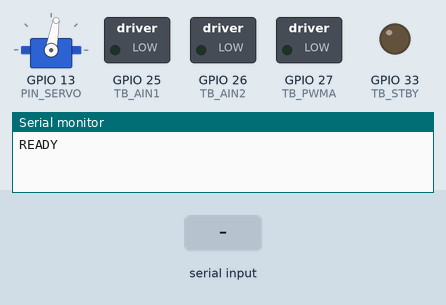
This sketch was run on a simulated ESP32. Parts: servo, switched loads named in the sketch (green lamp = pin HIGH), output pins drawn as LEDs (lit = HIGH), the last lines printed to the serial monitor. Inputs (shaded band) come from the test bench.

Above: at 1.4 s.
1.5 s: "LIFT_STOP\n" received over Serial
At 2.0 s:
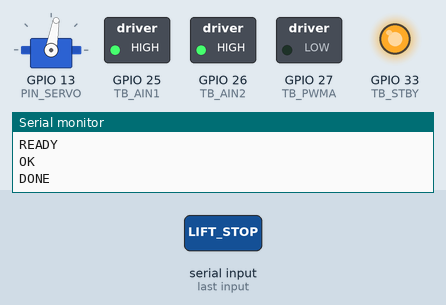
3.0 s: "LIFT_HOME\n" received over Serial
At 4.4 s:
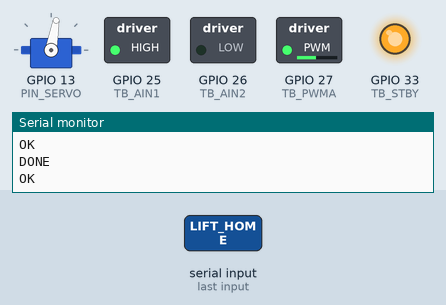
6.0 s: "FORKS_OPEN\n" received over Serial
At 6.7 s:
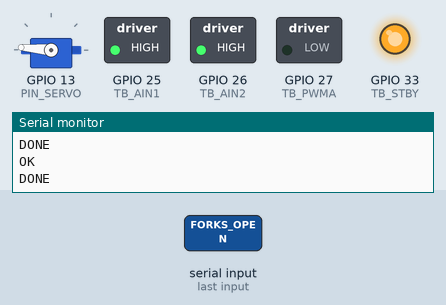
7.5 s: "LIFT_UP90\n" received over Serial
At 7.8 s:
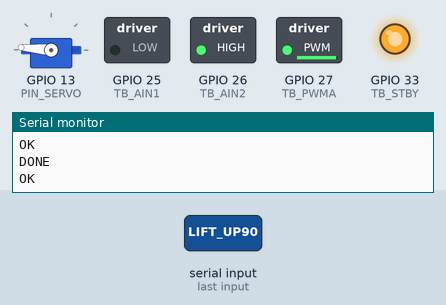
10.5 s: "LIFT_DOWN90\n" received over Serial
At 11.3 s:
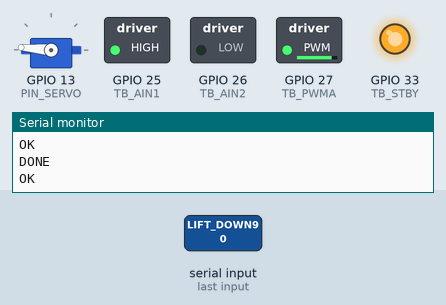
13.5 s: "ANGLE ,45\n" received over Serial
At 14.8 s:
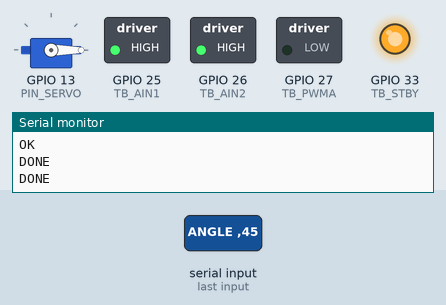
Timing chart, 0 to 16.0 s (numbered marks = the images above; inputs shaded):
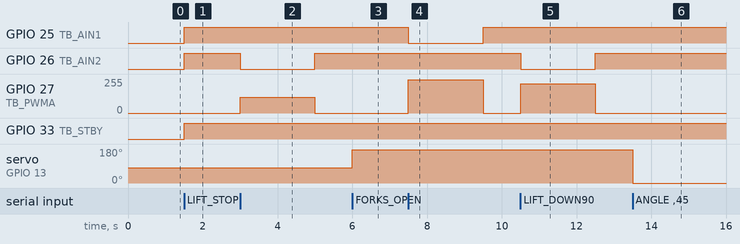

Measured:
- after the input at 1.5 s, GPIO 25 (TB_AIN1), GPIO 26 (TB_AIN2), GPIO 33 (TB_STBY): LOW → HIGH at once
- after the input at 3.0 s, GPIO 26 (TB_AIN2): HIGH → LOW at once, → HIGH 2.0 s later; GPIO 27 (TB_PWMA): 0/255 → 120/255 at once, → 0/255 2.0 s later
- after the input at 6.0 s, servo on GPIO 13 (PIN_SERVO): 80° → 175° at once
- after the input at 7.5 s, GPIO 25 (TB_AIN1): HIGH → LOW at once, → HIGH 2.0 s later; GPIO 27 (TB_PWMA): 0/255 → 249/255 at once, → 0/255 2.0 s later
- after the input at 10.5 s, GPIO 26 (TB_AIN2): HIGH → LOW at once, → HIGH 2.0 s later; GPIO 27 (TB_PWMA): 0/255 → 219/255 at once, → 0/255 2.0 s later
- after the input at 13.5 s, servo on GPIO 13 (PIN_SERVO): 175° → 0° at once

The sketch:

esp32_lift.ino
```cpp
/*
 * ============================================================
 *  esp32_lift.ino  -  ESCLAVO del montacargas
 *
 *  Subsistemas:
 *    - Motoreductor 12V 25GA370 (60 RPM) con encoder Hall, controlado
 *      por driver TB6612FNG.  Sube y baja el montacargas.
 *    - Servo MG995 que rota la pala / aspa entre vertical (recogida)
 *      y horizontal (extendida, paralela al suelo).
 *
 *  Maestro: Raspberry Pi 5 (ROS 2).
 *  Comunicacion: USB CDC (Serial), 115200 baud.
 * ============================================================
 *
 *  PINES (ESP32):
 *
 *  TB6612FNG (motor del lift)
 *    AIN1   -> GPIO 25
 *    AIN2   -> GPIO 26
 *    PWMA   -> GPIO 27
 *    STBY   -> GPIO 33   (HIGH = activo)
 *
 *  Encoder Hall del 25GA370
 *    A      -> GPIO 34   (interrupt)
 *    B      -> GPIO 35   (direccion)
 *
 *  Servo MG995
 *    SIGNAL -> GPIO 13
 *
 * ============================================================
 *  PROTOCOLO
 *
 *  RPi -> ESP32:
 *    LIFT_UP    <ticks>     sube hasta acumular <ticks> de encoder
 *    LIFT_DOWN  <ticks>     baja hasta acumular <ticks> de encoder
 *    LIFT_STOP              detiene el motor
 *    LIFT_HOME              baja a posicion 0 (referencia inicial)
 *    FORKS_OPEN             servo a posicion HORIZONTAL (paralela al suelo)
 *    FORKS_CLOSE            servo a posicion VERTICAL (recogida)
 *    ANGLE <deg>            mueve el servo a un angulo especifico (calibracion)
 *    STATUS?                pide el estado actual
 *    PING                   responde PONG
 *
 *  ESP32 -> RPi:
 *    READY                  al arrancar
 *    OK                     comando aceptado
 *    DONE                   operacion finalizada
 *    ERR:<causa>            error
 *    STATUS:pos=<n>,run=<0|1>
 *    PONG                   respuesta a PING
 *
 *  Nota: la posicion "pos" es un contador relativo de ticks.
 *  Vale 0 al encender la ESP32; el robot debe arrancar siempre con
 *  el montacargas en su posicion mas baja.
 * ============================================================
 */

#include <ESP32Servo.h>

// ---- TB6612FNG ----
#define TB_AIN1     25
#define TB_AIN2     26
#define TB_PWMA     27
#define TB_STBY     33

// ---- Encoder Hall del 25GA370 ----
#define ENC_LIFT_A  34
#define ENC_LIFT_B  35

// ---- Servo MG995 ----
#define PIN_SERVO   13

// ---- PWM ----
#define PWM_FREQ        20000  // 20 kHz para que no se oiga
#define PWM_RESOLUTION  8

// ---- Velocidad del lift ----
// Subimos a 250/220 para asegurar torque suficiente.  Si el motor se
// queja o la mecanica se fuerza, baja estos valores.
const int PWM_LIFT_UP   = 250;   // 0..255  (subir contra gravedad)
const int PWM_LIFT_DOWN = 220;   // 0..255  (bajar, ayuda la gravedad)
const int PWM_HOMING    = 120;

// ---- Servo (calibrar al instalar las palas) ----
const int SERVO_VERTICAL    = 80;    // pala perpendicular al suelo (recogida)
const int SERVO_HORIZONTAL  = 175;   // pala paralela al suelo (extendida)

// ---- Duracion fija del movimiento del lift (modo sin encoder) ----
const unsigned long LIFT_DURATION_MS = 2000;

// ============================================================
//  Estado
// ============================================================
Servo servoPalas;

volatile long enc_count = 0;
long  target_ticks  = 0;     // ticks objetivo de la operacion en curso
int   lift_dir      = 0;     // +1 sube, -1 baja, 0 parado
bool  lift_running  = false;
unsigned long t_op_start = 0;

// ============================================================
//  ISR del encoder
// ============================================================
void IRAM_ATTR ISR_EncoderLift() {
  // Suponemos que cuando el motor sube, B es HIGH al subir flanco de A.
  // Si invertido en tu mecanica, cambia los signos aqui.
  if (digitalRead(ENC_LIFT_B) == HIGH) enc_count++;
  else                                  enc_count--;
}

// ============================================================
//  Driver TB6612FNG
// ============================================================
void liftDrive(int dir, int pwm) {
  // dir: +1 sube, -1 baja, 0 freno
  // Polaridad invertida respecto al cableado original: con esta logica
  // LIFT_UP fisicamente sube y LIFT_DOWN fisicamente baja.
  digitalWrite(TB_STBY, HIGH);
  if (dir > 0) {
    digitalWrite(TB_AIN1, LOW);
    digitalWrite(TB_AIN2, HIGH);
    ledcWrite(TB_PWMA, pwm);
  } else if (dir < 0) {
    digitalWrite(TB_AIN1, HIGH);
    digitalWrite(TB_AIN2, LOW);
    ledcWrite(TB_PWMA, pwm);
  } else {
    // Freno corto
    digitalWrite(TB_AIN1, HIGH);
    digitalWrite(TB_AIN2, HIGH);
    ledcWrite(TB_PWMA, 0);
  }
}

void liftStop() {
  liftDrive(0, 0);
  lift_running = false;
  lift_dir = 0;
  target_ticks = 0;
}

// ============================================================
//  Comandos
// ============================================================
void sendLine(const String& s) {
  Serial.print(s);
  Serial.print('\n');
}

long parseLongAfter(const String& line, int from_idx) {
  String num = line.substring(from_idx);
  num.trim();
  return num.toInt();
}

void cmdLiftMove(int dir, long ticks) {
  // Modo sin encoder: el parametro <ticks> se ignora.
  // El motor se mueve durante LIFT_DURATION_MS y se detiene solo.
  (void)ticks;
  lift_dir = dir;
  lift_running = true;
  t_op_start = millis();
  liftDrive(dir, dir > 0 ? PWM_LIFT_UP : PWM_LIFT_DOWN);
  sendLine("OK");
}

void cmdLiftHome() {
  // Sin encoder no hay referencia absoluta: tratamos HOME como "baja 2s".
  lift_dir = -1;
  lift_running = true;
  t_op_start = millis();
  liftDrive(-1, PWM_HOMING);
  sendLine("OK");
}

void cmdForksOpen() {
  servoPalas.write(SERVO_HORIZONTAL);
  delay(450);
  sendLine("DONE");
}

void cmdForksClose() {
  servoPalas.write(SERVO_VERTICAL);
  delay(450);
  sendLine("DONE");
}

void handleLine(String line) {
  line.trim();
  if (line.length() == 0) return;

  if (line.startsWith("LIFT_UP")) {
    long n = parseLongAfter(line, 7);
    if (n <= 0) { sendLine("ERR:bad_ticks"); return; }
    cmdLiftMove(+1, n);
  }
  else if (line.startsWith("LIFT_DOWN")) {
    long n = parseLongAfter(line, 9);
    if (n <= 0) { sendLine("ERR:bad_ticks"); return; }
    cmdLiftMove(-1, n);
  }
  else if (line == "LIFT_STOP") {
    liftStop();
    sendLine("OK");
    sendLine("DONE");
  }
  else if (line == "LIFT_HOME") {
    cmdLiftHome();
  }
  else if (line == "FORKS_OPEN") {
    sendLine("OK");
    cmdForksOpen();
  }
  else if (line == "FORKS_CLOSE") {
    sendLine("OK");
    cmdForksClose();
  }
  else if (line.startsWith("ANGLE ")) {
    int deg = line.substring(6).toInt();
    servoPalas.write(deg);
    sendLine("DONE");
  }
  else if (line == "STATUS?") {
    noInterrupts();
    long pos = enc_count;
    interrupts();
    String s = "STATUS:pos=" + String(pos) +
               ",run="      + String(lift_running ? 1 : 0);
    sendLine(s);
  }
  else if (line == "PING") {
    sendLine("PONG");
  }
  else if (line == "WHOAMI") {
    sendLine("ID:LIFT");
  }
  else {
    sendLine("ERR:unknown_cmd");
  }
}

// ============================================================
//  Setup
// ============================================================
void setup() {
  // ---- Anclar el pin del servo a LOW lo ANTES posible ----
  // Si la bateria del servo se enciende mientras GPIO 13 esta flotando,
  // el MG995 ve pulsos aleatorios y se sacude descontroladamente.
  // Forzando LOW, el servo no recibe pulsos validos y se queda quieto
  // hasta que ESP32Servo tome el pin.
  pinMode(PIN_SERVO, OUTPUT);
  digitalWrite(PIN_SERVO, LOW);

  // ---- Reservar timers para ESP32Servo ANTES del attach ----
  // Sin esto, attach() falla silenciosamente y la senal PWM no se genera
  // (porque ledcAttach del TB6612FNG ya consume timer 0).
  ESP32PWM::allocateTimer(0);
  ESP32PWM::allocateTimer(1);
  ESP32PWM::allocateTimer(2);
  ESP32PWM::allocateTimer(3);

  // ---- Servo (inicializar primero, antes de ledc del motor) ----
  servoPalas.setPeriodHertz(50);
  servoPalas.attach(PIN_SERVO, 500, 2400);
  servoPalas.write(SERVO_VERTICAL);   // arranca recogido

  // ---- TB6612FNG ----
  pinMode(TB_AIN1, OUTPUT);
  pinMode(TB_AIN2, OUTPUT);
  pinMode(TB_STBY, OUTPUT);
  digitalWrite(TB_STBY, LOW);     // STBY=LOW al inicio (driver dormido)

  ledcAttach(TB_PWMA, PWM_FREQ, PWM_RESOLUTION);
  ledcWrite(TB_PWMA, 0);

  // ---- Encoder (DESACTIVADO: control por tiempo, no por ticks) ----
  // Se deja el codigo de la ISR arriba por si en el futuro se reactiva.
  // pinMode(ENC_LIFT_A, INPUT_PULLUP);
  // pinMode(ENC_LIFT_B, INPUT_PULLUP);
  // attachInterrupt(digitalPinToInterrupt(ENC_LIFT_A), ISR_EncoderLift, RISING);

  Serial.begin(115200);
  delay(200);
  sendLine("READY");
}

// ============================================================
//  Loop
// ============================================================
static String rx;

void loop() {
  // ---- Recepcion ----
  while (Serial.available()) {
    char c = (char)Serial.read();
    if (c == '\n' || c == '\r') {
      if (rx.length() > 0) { handleLine(rx); rx = ""; }
    } else {
      rx += c;
      if (rx.length() > 64) rx = "";
    }
  }

  // ---- Control del lift (sin encoder, por tiempo) ----
  if (lift_running) {
    if (millis() - t_op_start >= LIFT_DURATION_MS) {
      liftStop();
      sendLine("DONE");
    }
  }
}
```
